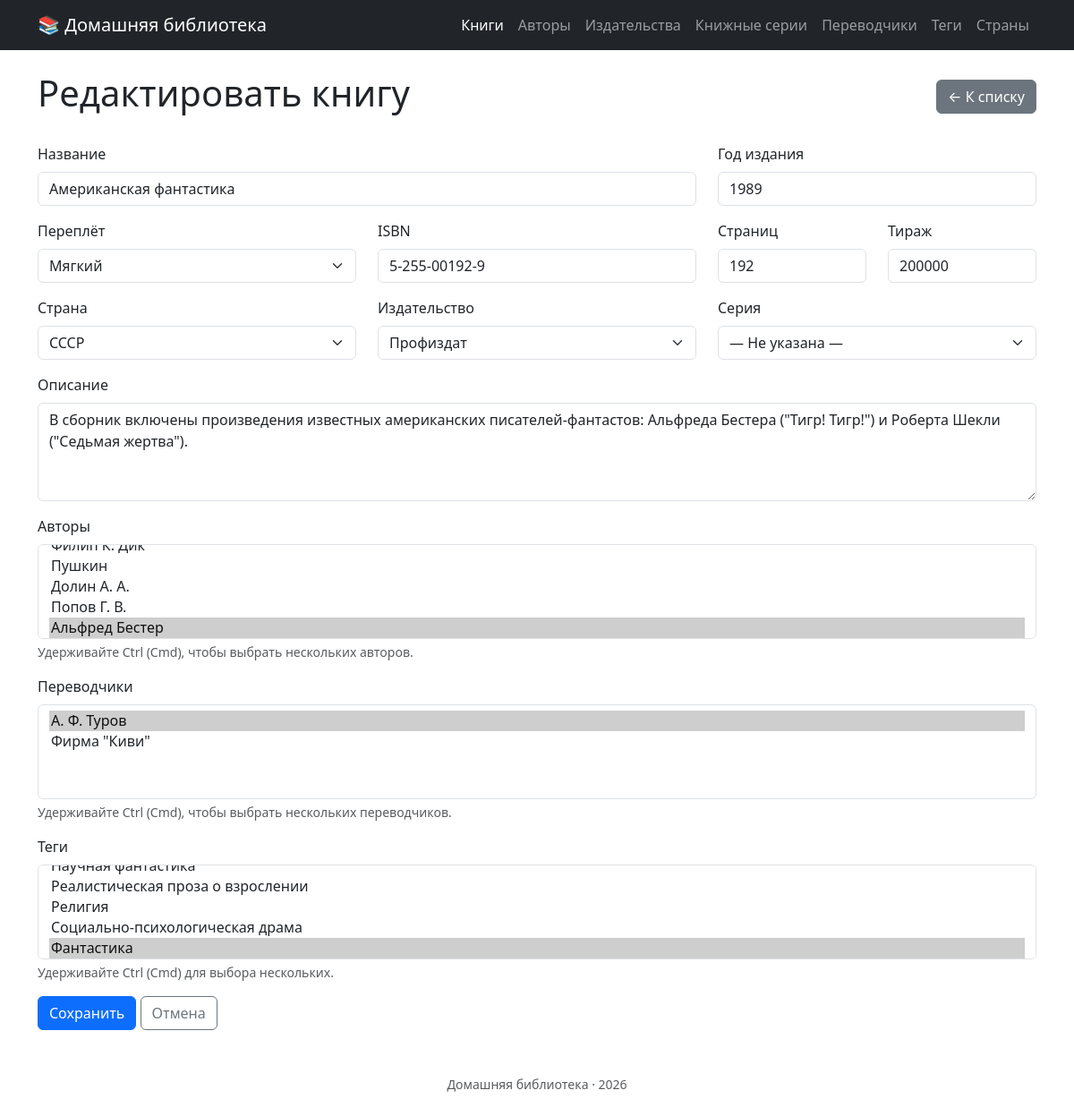
The app's page /books/8/edit with its own data.
### tables this page shows
CREATE TABLE `books` (
  `id` int unsigned NOT NULL AUTO_INCREMENT,
  `title` varchar(200) DEFAULT NULL,
  `year` smallint unsigned NOT NULL,
  `description` text,
  `country_id` int unsigned DEFAULT NULL,
  `publisher_id` int unsigned DEFAULT NULL,
  `series_id` int unsigned DEFAULT NULL,
  `binding` enum('hardcover','paperback') DEFAULT NULL,
  `pages` int unsigned DEFAULT NULL,
  `print_run` int unsigned DEFAULT NULL,
  `isbn` varchar(17) DEFAULT NULL,
  `created_at` datetime NOT NULL DEFAULT CURRENT_TIMESTAMP,
  `updated_at` datetime NOT NULL DEFAULT CURRENT_TIMESTAMP ON UPDATE CURRENT_TIMESTAMP,
  PRIMARY KEY (`id`),
  KEY `idx_books_year` (`year`),
  KEY `idx_books_title` (`title`(100)),
  KEY `fk_books_country` (`country_id`),
  KEY `fk_books_publisher` (`publisher_id`),
  KEY `fk_books_series` (`series_id`),
  CONSTRAINT `fk_books_country` FOREIGN KEY (`country_id`) REFERENCES `countries` (`id`) ON DELETE SET NULL,
  CONSTRAINT `fk_books_publisher` FOREIGN KEY (`publisher_id`) REFERENCES `publishers` (`id`) ON DELETE SET NULL,
  CONSTRAINT `fk_books_series` FOREIGN KEY (`series_id`) REFERENCES `series` (`id`) ON DELETE SET NULL
);

CREATE TABLE `countries` (
  `id` int unsigned NOT NULL AUTO_INCREMENT,
  `name` varchar(100) NOT NULL,
  `created_at` datetime NOT NULL DEFAULT CURRENT_TIMESTAMP,
  `updated_at` datetime NOT NULL DEFAULT CURRENT_TIMESTAMP ON UPDATE CURRENT_TIMESTAMP,
  PRIMARY KEY (`id`),
  UNIQUE KEY `uq_countries_name` (`name`)
);

CREATE TABLE `publishers` (
  `id` int unsigned NOT NULL AUTO_INCREMENT,
  `name` varchar(200) NOT NULL,
  `description` text,
  `created_at` datetime NOT NULL DEFAULT CURRENT_TIMESTAMP,
  `updated_at` datetime NOT NULL DEFAULT CURRENT_TIMESTAMP ON UPDATE CURRENT_TIMESTAMP,
  PRIMARY KEY (`id`),
  UNIQUE KEY `uq_publishers_name` (`name`)
);

### src/Presentation/View/book/form.php (the view, shortened to what the rows shown need)
<div class="d-flex justify-content-between align-items-center mb-4">
    <h1><?= htmlspecialchars($title) ?></h1>
    <a href="/books" class="btn btn-secondary">← К списку</a>
</div>
<form method="post" action="<?= $book === null ? '/books' : '/books/' . $book->id() ?>">
    <div class="row mb-3">
        <div class="col-md-8">
            <label for="title" class="form-label">Название</label>
            <input type="text" name="title" id="title" class="form-control" required
                   value="<?= $book !== null ? htmlspecialchars($book->title()) : htmlspecialchars($old['title'] ?? '') ?>">
        </div>
        <div class="col-md-4">
            <label for="year" class="form-label">Год издания</label>
            <input type="number" name="year" id="year" class="form-control" required
                   value="<?= $book !== null ? $book->year() : htmlspecialchars($old['year'] ?? '') ?>">
        </div>
    </div>
    <div class="row mb-3">
        <div class="col-md-4">
            <label for="binding" class="form-label">Переплёт</label>
            <select name="binding" id="binding" class="form-select">
                <option value="paperback" <?= ($book !== null && $book->binding()?->value === 'paperback') || (isset($old['binding']) && $old['binding'] === 'paperback') ? 'selected' : '' ?>>Мягкий</option>
            </select>
        </div>
        <div class="col-md-4">
            <label for="isbn" class="form-label">ISBN</label>
            <input type="text" name="isbn" id="isbn" class="form-control" placeholder="978-..."
                   value="<?= $book !== null ? htmlspecialchars($book->isbn() ?? '') : htmlspecialchars($old['isbn'] ?? '') ?>">
        </div>
        <div class="col-md-2">
            <label for="pages" class="form-label">Страниц</label>
            <input type="number" name="pages" id="pages" class="form-control" placeholder="350"
                   value="<?= $book !== null ? ($book->pages() ?? '') : htmlspecialchars($old['pages'] ?? '') ?>">
        </div>
        <div class="col-md-2">
            <label for="print_run" class="form-label">Тираж</label>
            <input type="number" name="print_run" id="print_run" class="form-control" placeholder="5000"
                   value="<?= $book !== null ? ($book->printRun() ?? '') : htmlspecialchars($old['print_run'] ?? '') ?>">
        </div>
    </div>
    <div class="row mb-3">
        <div class="col-md-4">
            <label for="country_id" class="form-label">Страна</label>
            <select name="country_id" id="country_id" class="form-select">
                <?php foreach ($countries as $country): ?>
                    <?php
                    $isSelected = ($book !== null && $book->countryId() === $country->id())
                        || (isset($old['country_id']) && (int) $old['country_id'] === $country->id());
                    ?>
                    <option value="<?= $country->id() ?>" <?= $isSelected ? 'selected' : '' ?>>
                        <?= htmlspecialchars($country->name()) ?>
                    </option>
                <?php endforeach; ?>
            </select>
        </div>
        <div class="col-md-4">
            <label for="publisher_id" class="form-label">Издательство</label>
            <select name="publisher_id" id="publisher_id" class="form-select">
                <?php foreach ($publishers as $publisher): ?>
                    <?php
                    $isSelected = ($book !== null && $book->publisherId() === $publisher->id())
                        || (isset($old['publisher_id']) && (int) $old['publisher_id'] === $publisher->id());
                    ?>
                    <option value="<?= $publisher->id() ?>" <?= $isSelected ? 'selected' : '' ?>>
                        <?= htmlspecialchars($publisher->name()) ?>
                    </option>
                <?php endforeach; ?>
            </select>
        </div>
        <div class="col-md-4">
            <label for="series_id" class="form-label">Серия</label>
            <select name="series_id" id="series_id" class="form-select">
                <option value="">— Не указана —</option>
            </select>
        </div>
    </div>
    <div class="mb-3">
        <label for="description" class="form-label">Описание</label>
        <textarea name="description" id="description" class="form-control" rows="4"><?= $book !== null ? htmlspecialchars($book->description() ?? '') : htmlspecialchars($old['description'] ?? '') ?></textarea>
    </div>
    <div class="mb-3">
        <label for="authors" class="form-label">Авторы</label>
        <select name="authorIds[]" id="authors" class="form-select" multiple>
            <?php foreach ($authors as $author): ?>
                <?php
                $isSelected = false;
                if ($book !== null) {
                    $isSelected = in_array($author->id(), $book->authorIds(), true);
                } elseif (isset($old['authorIds'])) {
                    $isSelected = in_array($author->id(), array_map('intval', $old['authorIds']), true);
                }
                ?>
                <option value="<?= $author->id() ?>" <?= $isSelected ? 'selected' : '' ?>>
                    <?= htmlspecialchars($author->name()) ?>
                </option>
            <?php endforeach; ?>
        </select>
        <div class="form-text">Удерживайте Ctrl (Cmd), чтобы выбрать нескольких авторов.</div>
    </div>
    <div class="mb-3">
        <label for="translators" class="form-label">Переводчики</label>
        <select name="translatorIds[]" id="translators" class="form-select" multiple>
            <?php foreach ($translators as $translator): ?>
                <?php
                $isSelected = false;
                if ($book !== null) {
                    $isSelected = in_array($translator->id(), $book->translatorIds(), true);
                } elseif (isset($old['translatorIds'])) {
                    $isSelected = in_array($translator->id(), array_map('intval', $old['translatorIds']), true);
                }
                ?>
                <option value="<?= $translator->id() ?>" <?= $isSelected ? 'selected' : '' ?>>
                    <?= htmlspecialchars($translator->name()) ?>
                </option>
            <?php endforeach; ?>
        </select>
        <div class="form-text">Удерживайте Ctrl (Cmd), чтобы выбрать нескольких переводчиков.</div>
    </div>
    <div class="mb-3">
        <label for="tags" class="form-label">Теги</label>
        <select name="tagIds[]" id="tags" class="form-select" multiple>
            <?php foreach ($tags as $tag): ?>
                <?php
                $isSelected = false;
                if ($book !== null) {
                    $isSelected = in_array($tag->id(), $book->tagIds(), true);
                } elseif (isset($old['tagIds'])) {
                    $isSelected = in_array($tag->id(), array_map('intval', $old['tagIds']), true);
                }
                ?>
                <option value="<?= $tag->id() ?>" <?= $isSelected ? 'selected' : '' ?>>
                    <?= htmlspecialchars($tag->name()) ?>
                </option>
            <?php endforeach; ?>
        </select>
        <div class="form-text">Удерживайте Ctrl (Cmd) для выбора нескольких.</div>
    </div>
    <button type="submit" class="btn btn-primary">Сохранить</button>
    <a href="/books" class="btn btn-outline-secondary">Отмена</a>
</form>

### src/Presentation/Router.php (shortened to what the rows shown need)
<?php
final class Router
{
    private array $routes = [];
    public function  get(string $path, callable $handler): void{
        $this->routes['GET'][$path] = $handler;
    }
    public function post(string $path, callable $handler): void{
        $this->routes['POST'][$path] = $handler;
    }
    public function run(string $uri, string $method = 'GET'): void{
        $path = parse_url($uri, PHP_URL_PATH);
        foreach($this->routes[$method] as $route => $handler){
            $pattern = preg_replace('#\{[^}]+\}#', '([^/]+)', $route);
            $pattern = '#^' . $pattern . '$#';
            if (preg_match($pattern, $path, $matches)) {
                array_shift($matches);
                $handler(...$matches);
                return;
            }
        }
    }
}

### src/Presentation/View/layout.php (shortened to what the rows shown need)
<!doctype html>
<html lang="ru">
<head>
    <link href="https://cdn.jsdelivr.net/npm/bootstrap@5.3.0/dist/css/bootstrap.min.css" rel="stylesheet">
    <link href="https://cdn.jsdelivr.net/npm/select2@4.1.0-rc.0/dist/css/select2.min.css" rel="stylesheet" />
    <link href="https://cdn.jsdelivr.net/npm/select2-bootstrap-5-theme@1.3.0/dist/select2-bootstrap-5-theme.min.css" rel="stylesheet" />
</head>
<body>
<?php
$currentPath = parse_url($_SERVER['REQUEST_URI'] ?? '/', PHP_URL_PATH);
$isActive = function (string $path, string $prefix): bool {
    if ($prefix === '/') {
        return $path === '/';
    }
    return $path === $prefix || \str_starts_with($path, $prefix . '/');
};
$navItems = [
        ['href' => '/books',       'label' => 'Книги',          'prefix' => '/books'],
        ['href' => '/authors',     'label' => 'Авторы',         'prefix' => '/authors'],
        ['href' => '/publishers',  'label' => 'Издательства',   'prefix' => '/publishers'],
        ['href' => '/series',      'label' => 'Книжные серии',  'prefix' => '/series'],
        ['href' => '/translators', 'label' => 'Переводчики',    'prefix' => '/translators'],
        ['href' => '/tags',        'label' => 'Теги',           'prefix' => '/tags'],
        ['href' => '/countries',   'label' => 'Страны',         'prefix' => '/countries'],
];
?>
<nav class="navbar navbar-expand-lg navbar-dark bg-dark">
    <div class="container">
        <a class="navbar-brand" href="/">📚 Домашняя библиотека</a>
        <ul class="navbar-nav">
            <?php foreach ($navItems as $item): ?>
                <?php $active = $isActive($currentPath, $item['prefix']); ?>
                <li class="nav-item">
                    <a class="nav-link <?= $active ? 'active' : '' ?>"
                       href="<?= htmlspecialchars($item['href']) ?>"
                            <?= $active ? 'aria-current="page"' : '' ?>>
                        <?= htmlspecialchars($item['label']) ?>
                    </a>
                </li>
            <?php endforeach; ?>
        </ul>
    </div>
</nav>
<main class="container my-4">
    <?= $content ?? '' ?>
</main>
<footer class="text-center text-muted py-4">
    <small>Домашняя библиотека · <?= date('Y') ?></small>
</footer>
</body>
</html>

### records on screen
books: label "Книги", label "Авторы", label "Издательства", label "Книжные серии", label "Переводчики", label "Теги", label "Страны", title "Американская фантастика", year "1989", isbn "5-255-00192-9", pages "192", print_run "200000", country_id "СССР", publisher_id "Профиздат", description "В сборник включены произведения известных американских писателей-фантастов: Альфреда Бестера (\"Тигр! Тигр!\") и Роберта Шекли (\"Седьмая жертва\")."

### other values on screen
form field value "Пушкин / Долин А. А. / Попов Г. В. / Альфред Бестер ☑"
form field value "А. Ф. Туров ☑ / Фирма \"Киви\""
form field value "Реалистическая проза о взрослении / Религия / Социально-психологическая драма / Фантастика ☑"
